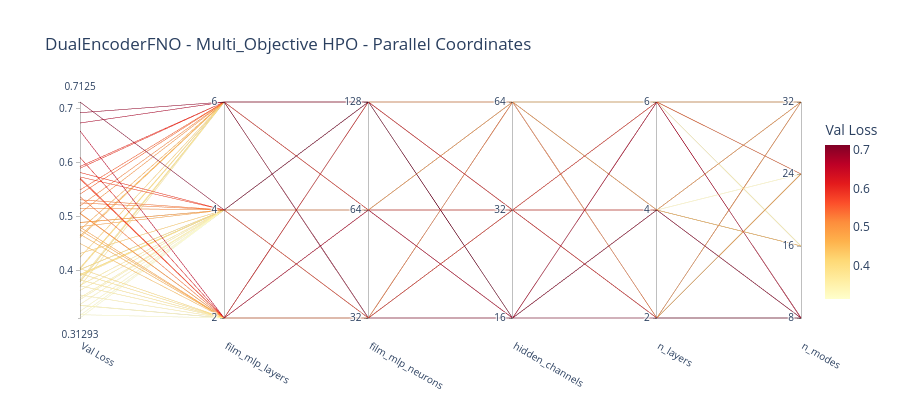

The notebook cell this image was saved under:
### Code cell
# Parallel coordinates plot of the Pareto Front
fig_parallel = vis.plot_parallel_coordinate(
    study,
    target=lambda t: t.values[0],
    target_name="Val Loss"
)

fig_parallel.update_traces(
    line=dict(
        colorscale="YlOrRd_r",
        reversescale=True,
        colorbar=dict(
            title="Val Loss",
            thickness=25,
            len=0.9
        )
    )
)

fig_parallel.update_layout(title="DualEncoderFNO - Multi_Objective HPO - Parallel Coordinates", height=400)
fig_parallel.show()

parcoord_html_path = cfg.hpo_dir / "rve2_hpo_parallel_coords.html"
fig_parallel.write_html(str(parcoord_html_path))
print("✅ Parallel Coordinates saved")

### Figure 1 — Plotly figure (JSON) as saved in the notebook; plotly's stock layout.template omitted (floating-point values rounded to 4 significant figures)
{"data": [{"dimensions": [{"label": "Val Loss", "range": [0.3129, 0.7125], "values": [0.5372, 0.4042, 0.336, 0.319, 0.5061, 0.4809, 0.6591, 0.4757, 0.5699, 0.5069, 0.3556, 0.3365, 0.3952, 0.4678, 0.6098, 0.5721, 0.4508, 0.3725, 0.3835, 0.5739, 0.5317, 0.4028, 0.3639, 0.3908, 0.3471, 0.482, 0.5258, 0.4898, 0.4024, 0.4323, 0.3129, 0.3504, 0.3176, 0.7125, 0.5161, 0.4893, 0.5821, 0.3935, 0.3927, 0.3734, 0.3252, 0.3378, 0.6927, 0.5422, 0.4648, 0.4619, 0.4056, 0.5899, 0.3712, 0.5069, 0.5932, 0.3799, 0.4036, 0.5498, 0.4255, 0.3831, 0.6736, 0.5203, 0.3796, 0.4763]}, {"label": "film_mlp_layers", "range": [0, 2], "ticktext": ["2", "4", "6"], "tickvals": [0, 1, 2], "values": [0, 0, 0, 0, 0, 0, 0, 0, 0, 0, 0, 0, 0, 0, 0, 0, 0, 0, 0, 1, 1, 1, 1, 1, 1, 1, 1, 1, 1, 1, 1, 1, 1, 1, 1, 1, 1, 1, 1, 1, 1, 1, 2, 2, 2, 2, 2, 2, 2, 2, 2, 2, 2, 2, 2, 2, 2, 2, 2, 2]}, {"label": "film_mlp_neurons", "range": [0, 2], "ticktext": ["32", "64", "128"], "tickvals": [0, 1, 2], "values": [0, 0, 0, 0, 1, 1, 1, 1, 1, 1, 1, 1, 1, 1, 2, 2, 2, 2, 2, 0, 0, 0, 0, 0, 0, 1, 1, 1, 1, 1, 1, 1, 1, 2, 2, 2, 2, 2, 2, 2, 2, 2, 0, 0, 0, 0, 0, 0, 0, 1, 1, 1, 1, 1, 1, 1, 2, 2, 2, 2]}, {"label": "hidden_channels", "range": [0, 2], "ticktext": ["16", "32", "64"], "tickvals": [0, 1, 2], "values": [0, 2, 2, 2, 0, 0, 0, 1, 1, 2, 2, 2, 2, 2, 1, 1, 1, 1, 1, 1, 2, 2, 2, 2, 2, 0, 0, 0, 1, 1, 2, 2, 2, 0, 0, 0, 1, 2, 2, 2, 2, 2, 0, 0, 1, 1, 1, 1, 2, 0, 1, 1, 1, 1, 1, 2, 0, 2, 2, 2]}, {"label": "n_layers", "range": [0, 2], "ticktext": ["2", "4", "6"], "tickvals": [0, 1, 2], "values": [2, 0, 1, 2, 1, 1, 2, 0, 1, 1, 1, 1, 2, 2, 0, 0, 0, 2, 2, 1, 0, 0, 0, 0, 2, 1, 2, 2, 1, 2, 1, 2, 2, 0, 0, 2, 2, 0, 0, 0, 1, 2, 1, 2, 0, 1, 1, 2, 2, 1, 1, 1, 1, 2, 2, 0, 1, 0, 0, 1]}, {"label": "n_modes", "range": [0, 3], "ticktext": ["8", "16", "24", "32"], "tickvals": [0, 1, 2, 3], "values": [2, 2, 1, 3, 3, 3, 0, 2, 0, 0, 1, 2, 0, 0, 0, 0, 3, 3, 3, 0, 0, 2, 3, 3, 1, 3, 2, 2, 3, 2, 3, 1, 2, 0, 3, 3, 0, 2, 2, 3, 3, 2, 0, 2, 2, 1, 3, 0, 3, 3, 0, 3, 3, 0, 3, 3, 0, 0, 3, 0]}], "labelangle": 30, "labelside": "bottom", "line": {"color": [0.5372, 0.4042, 0.336, 0.319, 0.5061, 0.4809, 0.6591, 0.4757, 0.5699, 0.5069, 0.3556, 0.3365, 0.3952, 0.4678, 0.6098, 0.5721, 0.4508, 0.3725, 0.3835, 0.5739, 0.5317, 0.4028, 0.3639, 0.3908, 0.3471, 0.482, 0.5258, 0.4898, 0.4024, 0.4323, 0.3129, 0.3504, 0.3176, 0.7125, 0.5161, 0.4893, 0.5821, 0.3935, 0.3927, 0.3734, 0.3252, 0.3378, 0.6927, 0.5422, 0.4648, 0.4619, 0.4056, 0.5899, 0.3712, 0.5069, 0.5932, 0.3799, 0.4036, 0.5498, 0.4255, 0.3831, 0.6736, 0.5203, 0.3796, 0.4763], "colorbar": {"len": 0.9, "thickness": 25, "title": {"text": "Val Loss"}}, "colorscale": [[0, "rgb(128,0,38)"], [0.125, "rgb(189,0,38)"], [0.25, "rgb(227,26,28)"], [0.375, "rgb(252,78,42)"], [0.5, "rgb(253,141,60)"], [0.625, "rgb(254,178,76)"], [0.75, "rgb(254,217,118)"], [0.875, "rgb(255,237,160)"], [1, "rgb(255,255,204)"]], "reversescale": true, "showscale": true}, "type": "parcoords"}], "layout": {"height": 400, "title": {"text": "DualEncoderFNO - Multi_Objective HPO - Parallel Coordinates"}}}
